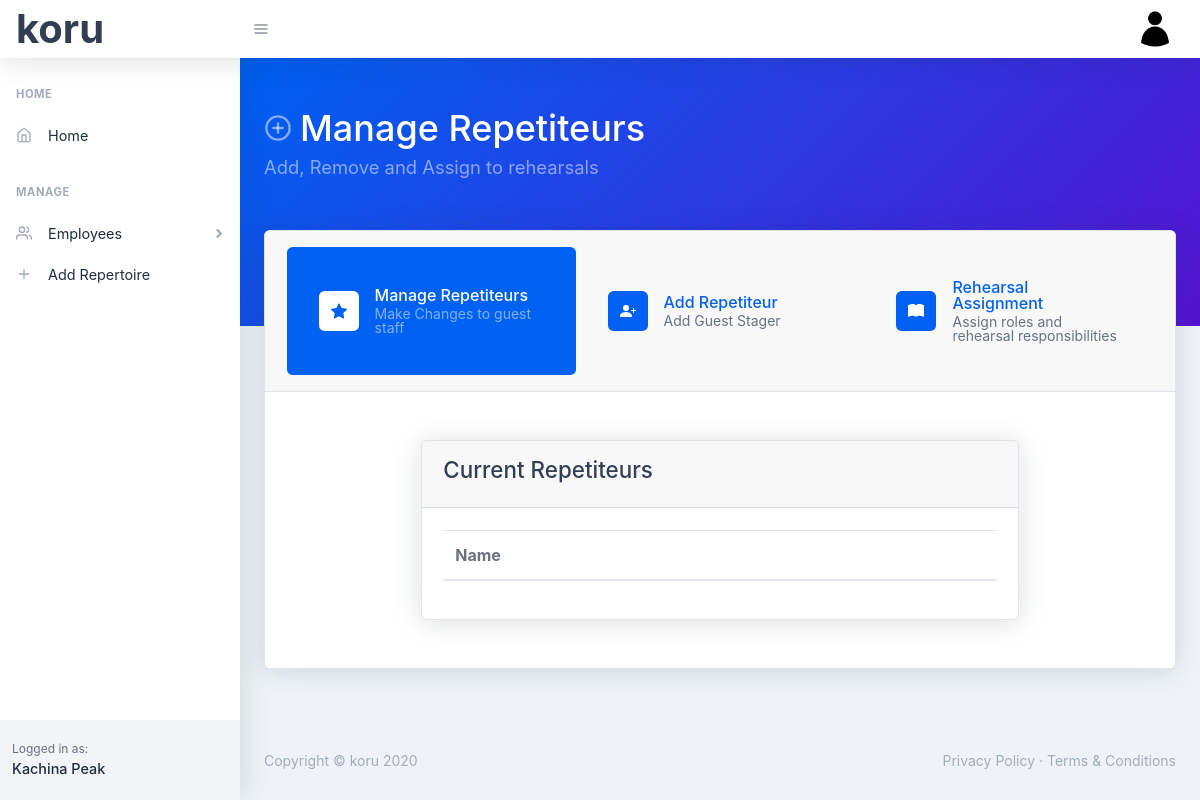
The app's page /manage-repetiteurs (signed in), older data.
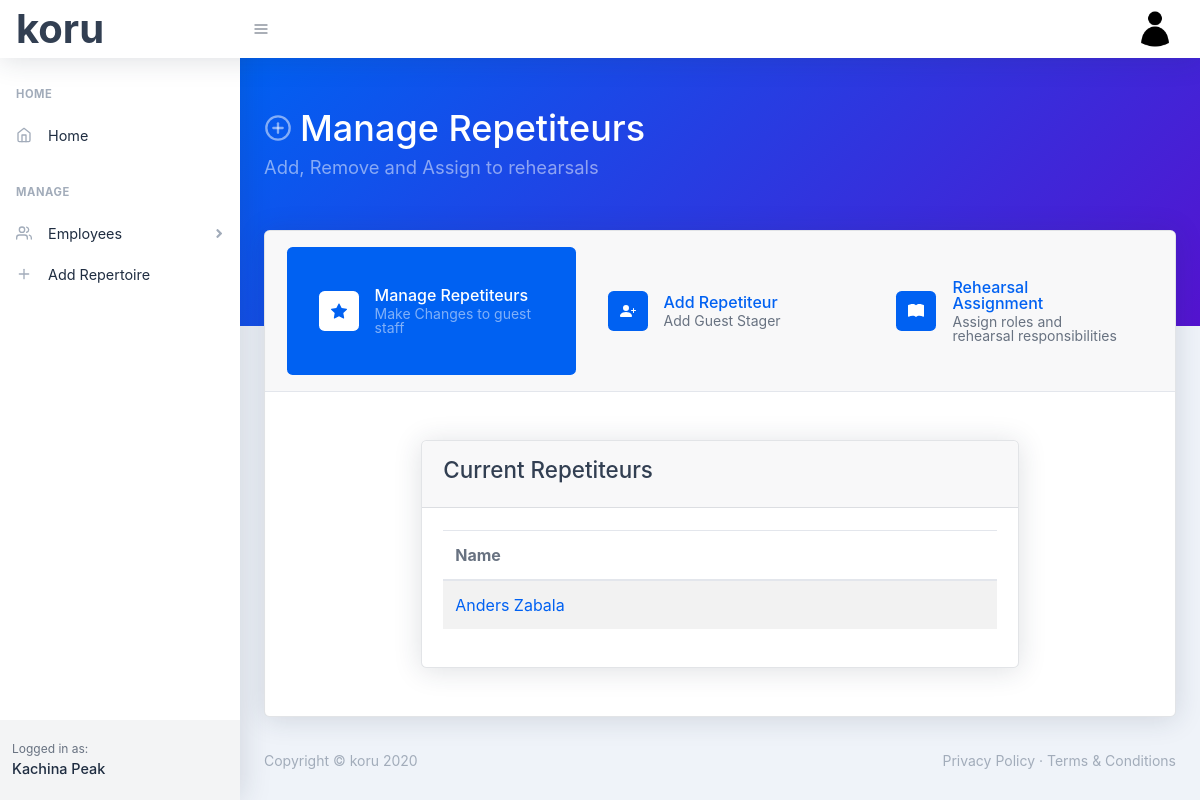
The same page, newer data.
### koru/models.py (models this page shows, shortened)
class Repetiteur(db.Model):
    id = db.Column(db.Integer, primary_key=True)
    first_name = db.Column(db.String(30), nullable=False)
    last_name = db.Column(db.String(30), nullable=False)
    gender = db.Column(db.String(20), nullable=False)
    user_id = db.Column(db.Integer, db.ForeignKey('user.id'), nullable=False)

### koru/repetiteurs/routes.py (the view)
@repetiteurs.route('/manage-repetiteurs', methods=['GET', 'POST'])
@login_required
def manage_repetiteurs():
    repetiteurs = Repetiteur.query.filter_by(company=current_user).all()
    return render_template('/manage-repetiteurs.html', title='Repetiteurs', manageActive='active', repetiteurs=repetiteurs)

### koru/models.py (called while the page is built)
@login_manager.user_loader
def load_user(user_id):
    return User.query.get(int(user_id))

### koru/templates/manage-repetiteurs.html
{% extends "manageRepetiteurLayout.html" %}
{% block repetiteurbody %}
<div class=" py-5 " >
    <div class="row justify-content-center">
        <div class="col-xxl-10 col-xl-8 col-sm-12">
            <div class="card">
                <div class="card-header"><h2>Current Repetiteurs</h2></div>
                <div class="card-body">
                    <table class="table table-striped table-responsive-sm table-responsive-md">
                        <thead>
                            <tr>
                                <th scope="col">Name</th>
                            </tr>
                        </thead>
                        <tbody>
                            {% for person in repetiteurs %}
                                <tr>
                                    <td> <a href="{{ url_for('repetiteurs.repetiteur', repetiteur_id=person.id) }}"> {{person.first_name}} {{ person.last_name }}</a></td>
                                </tr>
                            {% endfor %}
                        </tbody>
                    </table>
                </div>
            </div>
        </div>
    </div>
</div>
{% endblock %}

Row changes from the older to the newer data that the page shows:
added Repetiteur: first_name "Anders", last_name "Zabala"
